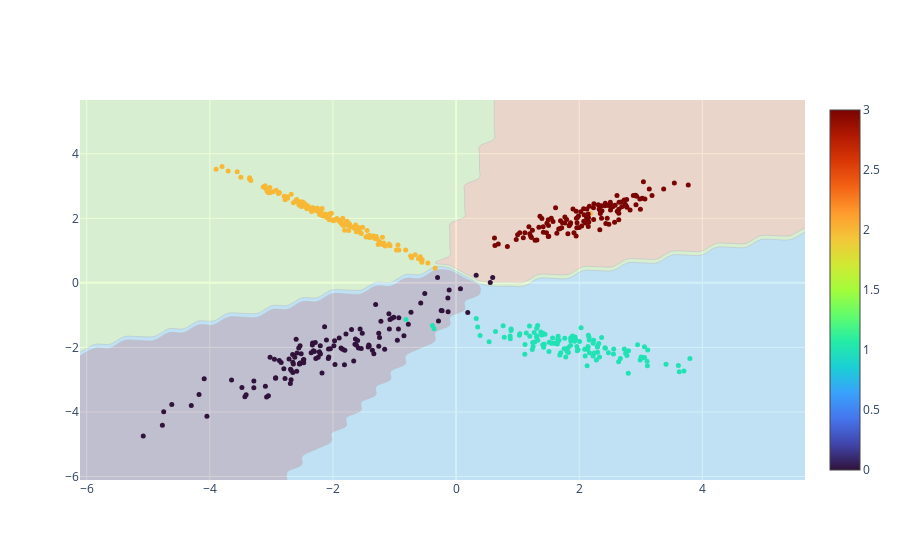

Source (notebook cell):
### Markdown cell above
### Versión Sklearn

### Code cell
import matplotlib.pyplot as plt  # Importar la biblioteca matplotlib para crear gráficos
import numpy as np  # Importar la biblioteca numpy para manejo de arreglos y funciones matemáticas
from matplotlib import (
    cm,
)  # Importar la biblioteca cm de matplotlib para mapas de colores

from sklearn import (
    datasets,
)  # Importar la biblioteca sklearn para modelos de aprendizaje automático
from sklearn.linear_model import (
    LogisticRegression,
)  # Importar el modelo de Regresión Logística
import plotly.graph_objects as go  # Importar la biblioteca plotly para crear gráficos interactivos

# Generar un conjunto de datos de clasificación
datos, etiquetas = datasets.make_classification(
    n_samples=5000,  # Número de muestras
    n_features=2,  # Número de características
    n_classes=4,  # Número de clases
    n_clusters_per_class=1,  # Número de clusters por clase
    n_redundant=0,  # Número de características redundantes
    class_sep=2,  # Separación entre clases
    random_state=42,  # Semilla para la generación de datos aleatorios
)

# Dividir los datos en conjuntos de entrenamiento/prueba
datos_train = datos[
    :-500
]  # Usar todas las muestras excepto las últimas 500 para el entrenamiento
datos_test = datos[-500:]  # Usar las últimas 500 muestras para la prueba

# Dividir los objetivos en conjuntos de entrenamiento/prueba
etiquetas_train = etiquetas[
    :-500
]  # Usar todos los objetivos excepto los últimos 500 para el entrenamiento
etiquetas_test = etiquetas[-500:]  # Usar los últimos 500 objetivos para la prueba

# Crear el objeto de Regresión Logística (LR)
LR = LogisticRegression(penalty=None)
LR.fit(
    X=datos_train, y=etiquetas_train
)  # Ajustar el modelo a los datos de entrenamiento

# Clasificamos con las probabilidades
plt.figure()  # Crear una nueva figura
(xx, yy) = np.meshgrid(
    np.linspace(np.min(datos), np.max(datos)), np.linspace(np.min(datos), np.max(datos))
)  # Crear una malla de puntos para graficar las regiones de decisión

data = np.c_[
    xx.ravel(), yy.ravel()
]  # Aplanar la malla y combinar las coordenadas x e y

Z = LR.predict(data)  # Predecir las etiquetas usando el modelo ajustado

fig = go.Figure()  # Crear una nueva figura

fig.add_trace(
    go.Contour(
        x=np.unique(xx),
        y=np.unique(yy),
        z=Z.reshape(xx.shape),
        colorscale="Turbo",
        showscale=False,
        contours=dict(
            start=0,
            end=3,
            size=1,
        ),
        opacity=0.2,
    )
)  # Añadir el contorno de las regiones de decisión al gráfico

fig.add_trace(
    go.Scatter(
        x=datos_test[:, 0],
        y=datos_test[:, 1],
        marker=dict(
            size=5,
            color=etiquetas_test,  # Asignar colores a los puntos según las etiquetas reales
            colorscale="Turbo",  # Usar una escala de colores predefinida
            cmin=0,
            cmax=3,
            showscale=True,
        ),
        mode="markers",
    )
)  # Añadir los puntos del conjunto de prueba al gráfico

fig.update_coloraxes()  # Actualizar los ejes de color
fig.show()  # Mostrar el gráfico

### Figure 1 — Plotly figure (JSON) as saved in the notebook; plotly's stock layout.template omitted (floating-point values rounded to 4 significant figures; data arrays with more than 128 entries replaced by an {"elided": "..."} marker saying what was removed)
{"data": [{"colorscale": [[0, "#30123b"], [0.07143, "#4145ab"], [0.1429, "#4675ed"], [0.2143, "#39a2fc"], [0.2857, "#1bcfd4"], [0.3571, "#24eca6"], [0.4286, "#61fc6c"], [0.5, "#a4fc3b"], [0.5714, "#d1e834"], [0.6429, "#f3c63a"], [0.7143, "#fe9b2d"], [0.7857, "#f36315"], [0.8571, "#d93806"], [0.9286, "#b11901"], [1, "#7a0402"]], "contours": {"end": 3, "size": 1, "start": 0}, "opacity": 0.2, "showscale": false, "type": "contour", "x": [-6.108, -5.868, -5.627, -5.387, -5.147, -4.907, -4.666, -4.426, -4.186, -3.945, -3.705, -3.465, -3.224, -2.984, -2.744, -2.504, -2.263, -2.023, -1.783, -1.542, -1.302, -1.062, -0.8216, -0.5813, -0.341, -0.1007, 0.1396, 0.3799, 0.6202, 0.8605, 1.101, 1.341, 1.581, 1.822, 2.062, 2.302, 2.543, 2.783, 3.023, 3.263, 3.504, 3.744, 3.984, 4.225, 4.465, 4.705, 4.946, 5.186, 5.426, 5.666], "y": [-6.108, -5.868, -5.627, -5.387, -5.147, -4.907, -4.666, -4.426, -4.186, -3.945, -3.705, -3.465, -3.224, -2.984, -2.744, -2.504, -2.263, -2.023, -1.783, -1.542, -1.302, -1.062, -0.8216, -0.5813, -0.341, -0.1007, 0.1396, 0.3799, 0.6202, 0.8605, 1.101, 1.341, 1.581, 1.822, 2.062, 2.302, 2.543, 2.783, 3.023, 3.263, 3.504, 3.744, 3.984, 4.225, 4.465, 4.705, 4.946, 5.186, 5.426, 5.666], "z": {"elided": "50x50 int values"}}, {"marker": {"cmax": 3, "cmin": 0, "color": {"elided": "500 int values"}, "colorscale": [[0, "#30123b"], [0.07143, "#4145ab"], [0.1429, "#4675ed"], [0.2143, "#39a2fc"], [0.2857, "#1bcfd4"], [0.3571, "#24eca6"], [0.4286, "#61fc6c"], [0.5, "#a4fc3b"], [0.5714, "#d1e834"], [0.6429, "#f3c63a"], [0.7143, "#fe9b2d"], [0.7857, "#f36315"], [0.8571, "#d93806"], [0.9286, "#b11901"], [1, "#7a0402"]], "showscale": true, "size": 5}, "mode": "markers", "type": "scatter", "x": {"elided": "500 float values"}, "y": {"elided": "500 float values"}}], "layout": {}}
